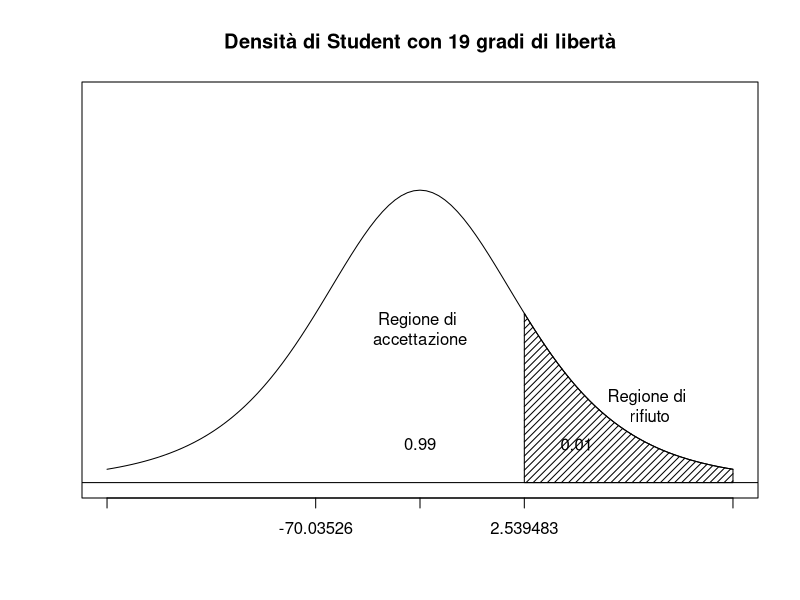

The R source for this figure:
# INFERENZA STATISTICA SUL DATASET DELLE NASCITE
# Author: Daniela Amendola

library(readxl)

data <- read_excel("dataset_puliti/nascite_arrotondato.xlsx")

# Si eliminano le colonne che non servono per l'analisi,
# si lasciano solo la colonna del 2021 e quella dei Paesi
data <- data[, c("Country", "2021")]

# Si selezionano i paesi che hanno un valore nel 2021 inferiore a 100 (mila)
data <- data[(data$`2021` < 100), ]

View(data)

# Si converte la colonna del 2021 in un array
data_array <- as.array(data$`2021`)
data_array

################################################################################
#------------------------- Criterio del Chi-Quadrato --------------------------#
################################################################################
#---------- Si verifica se è una distribuzione normale

n <- length(data_array) # Numero di elementi
n

m <- mean(data_array) # Media
m

sd <- sd(data_array) # Deviazione standard
sd

# Si usano i quantili della distribuzione normale per determinare i sottoinsiemi
a <-  numeric(4)
for(i in 1:4)
  a[i] <- qnorm(0.2 * i, mean = m, sd = sd)
a

# Numero di elementi nei vari intervalli
r <- 5
nint <- numeric(r)
nint[1] <- length(which(data_array < a[1]))
nint[2] <- length(which((data_array >= a[1]) & (data_array < a[2])))
nint[3] <- length(which((data_array >= a[2]) & (data_array < a[3])))
nint[4] <- length(which((data_array >= a[3]) & (data_array < a[4])))
nint[5] <- length(which(data_array >= a[4]))
nint

chi2 <- sum(((nint - n * 0.2)/sqrt(n * 0.2))^2)
chi2

r <- 5
k <- 2
alpha <- 0.05

# Se chi2 è compreso tra i due quantili, allora la popolazione è normale
# altrimenti non è normale
chi2 > qchisq(alpha/2, df=r-k-1) && chi2 < qchisq(1-alpha/2, df=r-k-1)

################################################################################
#----------------------------- Stima puntuale ---------------------------------#
################################################################################
#------- Metodo dei momenti

# Si calcol la stima della media
stima_mu <- mean(data_array)
stima_mu

var <- var(data_array) # Varianza
var

n <- length(data_array) # Numero di elementi
n

# Si calcola la stima della varianza
stima_sigma2 <- (n-1) * var/n
stima_sigma2

################################################################################
#------------------------- Intervalli di confidenza ---------------------------#
################################################################################
               #-------------- Metodo pivotale --------------#
#-------- Intervallo di confidenza per il valore medio con varianza NON nota

mean <- mean(data_array) # Media
mean

sd <- sd(data_array) # Deviazione standard
sd

alpha <- 1 - 0.95 

qt(1-alpha/2, df = n - 1) 

n <- length(data_array) # Numero di elementi
n

# Si calcola l'intervallo di confidenza
lim_inf <- mean - qt(1 - alpha/2, df = n - 1) * sd/sqrt(n)
lim_inf

lim_sup <- mean + qt(1 - alpha/2, df = n - 1) * sd/sqrt(n)
lim_sup

# Si verifica se la media è compresa nell'intervallo di confidenza
mean > lim_inf && mean < lim_sup

################################################################################
#-------- Intervallo di confidenza per la varianza con valore medio NON noto

mean <- mean(data_array) # Media
mean

var <- var(data_array) # Varianza
var

n <- length(data_array) # Numero di elementi
n

alpha <- 1 - 0.95
alpha

# Si calcola l'intervallo di confidenza
X2_alpha <- qchisq(alpha/2, df = n - 1)
X2_alpha

X2_1alpha <- qchisq(1 - alpha/2, df = n - 1)
X2_1alpha

lim_inf <- (n - 1) * var / X2_1alpha
lim_inf

lim_sup <- (n - 1) * var / X2_alpha
lim_sup

# Si verifica se la varianza è compresa nell'intervallo di confidenza
var > lim_inf && var < lim_sup

################################################################################
#------------------------ Confronto tra due popolazioni -----------------------#
################################################################################

data2 <- read_excel("dataset_puliti/nascite_arrotondato.xlsx")

# Si eliminano le colonne che non servono per l'analisi,
# si lasciano solo la colonna del 2021 e quella dei Paesi
data2 <- data2[, c("Country", "2010")]

# Si selezionano i nomi dei Paesi che nel 2021 hanno un valore inferiore a 100 (mila)
nomi_paesi <- data$Country

# Si selezionano gli stessi Paesi nel dataset del 2010
data2 <- data2[data2$Country %in% nomi_paesi, ]

View(data2)

# Si converte la colonna del 2010 in un array
data_array2 <- as.array(data2$`2010`)
data_array2

#-------------------------- Criterio del Chi-Quadrato -------------------------#
#--------- Si verifica se è una distribuzione normale

n2 <- length(data_array2) # Numero di elementi
n2

mean2 <- mean(data_array2) # Media
mean2

sd2 <- sd(data_array2) # Deviazione standard
sd2

# Si usano i quantili della distribuzione normale per determinare i sottoinsiemi
a2 <-  numeric(4)
for(i in 1:4)
  a2[i] <- qnorm(0.2 * i, mean = mean2, sd = sd2)
a2

# Numero di elementi nei vari intervalli
r2 <- 5
nint2 <- numeric(r2)
nint2[1] <- length(which(data_array2 < a2[1]))
nint2[2] <- length(which((data_array2 >= a2[1]) & (data_array2 < a2[2])))
nint2[3] <- length(which((data_array2 >= a2[2]) & (data_array2 < a2[3])))
nint2[4] <- length(which((data_array2 >= a2[3]) & (data_array2 < a2[4])))
nint2[5] <- length(which(data_array2 >= a2[4]))
nint2

chi2 <- sum(((nint2 - n2 * 0.2)/sqrt(n2 * 0.2))^2)
chi2

r2 <- 5
k2 <- 2
alpha <- 0.05

# Se chi2 è compreso tra i due quantili, allora la popolazione è normale
# altrimenti non è normale
chi2 > qchisq(alpha/2, df=r2-k2-1) && chi2 < qchisq(1-alpha/2, df=r2-k2-1)

#--------- Intervallo di confidenza per i valori medi con varianze NON note
alpha <- 1 - 0.99

qnorm(1 - alpha/2, mean = 0, sd = 1)

# Numero di elementi
n <- 20

# Medie
mean1 <- mean(data_array)
mean1

mean2 <- mean(data_array2)
mean2

# Deviazioni standard
sigma1 <- sd(data_array)
sigma1

sigma2 <- sd(data_array2)
sigma2

# Si calcola l'intervallo di confidenza
lim_inf <- mean1 - mean2 - qnorm(1 - alpha/2, mean = 0, sd = 1) * sqrt(sigma1^2/n + sigma2^2/n)
lim_inf

lim_sup <- mean1 - mean2 + qnorm(1 - alpha/2, mean = 0, sd = 1) * sqrt(sigma1^2/n + sigma2^2/n)
lim_sup

################################################################################
#------------------------- Verifica delle ipotesi -----------------------------#
################################################################################

#-------- Test unilatera sinistro
alpha <- 0.01
mu0 <-  500 # 500 mila nascite
n <- length(data_array)

qt(1 - alpha, df = n - 1)

# Media 
mean <- mean(data_array)
mean

# Deviazione standard
sd <- sd(data_array)
sd

# Stima statistica del test considerato
stima <- (mean - mu0)/(sd/sqrt(n))
stima

p_value <- 1 - pt(stima, df = n - 1)
p_value

p_value > alpha

# Grafico della densità t di Student
curve(dt(x, df = 5),
      from = -3,
      to = 3,
      axes = FALSE,
      ylim = c(0, 0.5),
      xlab = "",
      ylab = "",
      main = "Densità di Student con 19 gradi di libertà")
text(0, 0.05, 0.99)
text(0, 0.2, "Regione di \naccettazione")
axis(1, c(-3, -1, 0, 1, 3), c("", "-70.03526", "", "2.539483", ""))
vals <- seq(1, 3, length = 100)
x <- c(1, vals, 3, 1)
y <- c(0, dt(vals, df = 5), 0, 0)
polygon(x, y, density = 20, angle = 45)
abline(h = 0)
text(1.5, 0.05, 0.01)
text(2.2, 0.1, "Regione di \nrifiuto")
box()

